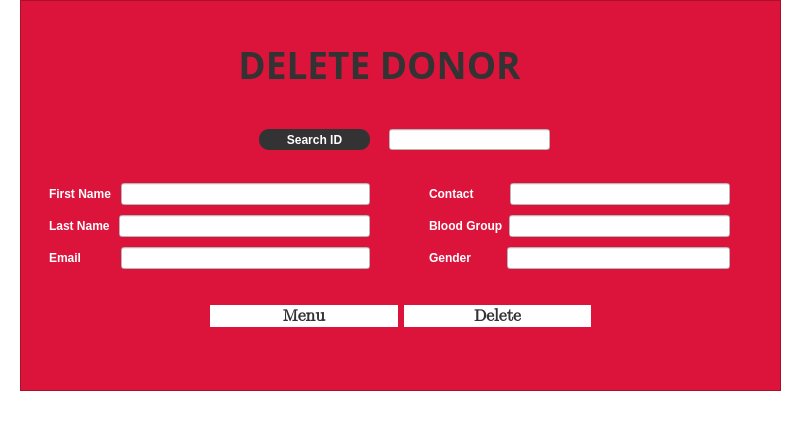
<?xml version="1.0" encoding="UTF-8"?>
<ui version="4.0">
 <class>DeleteDonor</class>
 <widget class="QMainWindow" name="DeleteDonor">
  <property name="geometry">
   <rect>
    <x>0</x>
    <y>0</y>
    <width>803</width>
    <height>442</height>
   </rect>
  </property>
  <property name="windowTitle">
   <string>MainWindow</string>
  </property>
  <property name="styleSheet">
   <string notr="true">*{
background:white;
}</string>
  </property>
  <widget class="QWidget" name="centralwidget">
   <widget class="QFrame" name="frame">
    <property name="geometry">
     <rect>
      <x>20</x>
      <y>0</y>
      <width>761</width>
      <height>391</height>
     </rect>
    </property>
    <property name="styleSheet">
     <string notr="true">*{
background:#dc143c;
}</string>
    </property>
    <property name="frameShape">
     <enum>QFrame::StyledPanel</enum>
    </property>
    <property name="frameShadow">
     <enum>QFrame::Raised</enum>
    </property>
    <widget class="QWidget" name="layoutWidget">
     <property name="geometry">
      <rect>
       <x>190</x>
       <y>300</y>
       <width>381</width>
       <height>32</height>
      </rect>
     </property>
     <layout class="QHBoxLayout" name="horizontalLayout_8">
      <item>
       <widget class="QPushButton" name="pushButton_back">
        <property name="font">
         <font>
          <family>Segoe UI Emoji</family>
          <pointsize>13</pointsize>
          <weight>75</weight>
          <bold>true</bold>
         </font>
        </property>
        <property name="styleSheet">
         <string notr="true">*{
color:#333;
background:white;
border-radius:15px
}</string>
        </property>
        <property name="text">
         <string>Menu</string>
        </property>
       </widget>
      </item>
      <item>
       <widget class="QPushButton" name="pushButton_delete">
        <property name="font">
         <font>
          <family>Segoe UI Emoji</family>
          <pointsize>13</pointsize>
          <weight>75</weight>
          <bold>true</bold>
         </font>
        </property>
        <property name="styleSheet">
         <string notr="true">*{
color:#333;
background:white;
border-radius:15px
}</string>
        </property>
        <property name="text">
         <string>Delete</string>
        </property>
       </widget>
      </item>
     </layout>
    </widget>
    <widget class="QWidget" name="layoutWidget">
     <property name="geometry">
      <rect>
       <x>409</x>
       <y>179</y>
       <width>301</width>
       <height>94</height>
      </rect>
     </property>
     <layout class="QVBoxLayout" name="verticalLayout_2">
      <item>
       <layout class="QHBoxLayout" name="horizontalLayout_7">
        <item>
         <widget class="QLabel" name="label_7">
          <property name="font">
           <font>
            <family>Segoe UI</family>
            <pointsize>9</pointsize>
            <weight>75</weight>
            <bold>true</bold>
           </font>
          </property>
          <property name="styleSheet">
           <string notr="true">*{
color:white;
}</string>
          </property>
          <property name="text">
           <string>Contact         </string>
          </property>
         </widget>
        </item>
        <item>
         <widget class="QLineEdit" name="lineEdit_contact">
          <property name="styleSheet">
           <string notr="true">*{
background:white;
color:#333;
}</string>
          </property>
          <property name="readOnly">
           <bool>true</bool>
          </property>
         </widget>
        </item>
       </layout>
      </item>
      <item>
       <layout class="QHBoxLayout" name="horizontalLayout_6">
        <item>
         <widget class="QLabel" name="label_6">
          <property name="font">
           <font>
            <family>Segoe UI</family>
            <pointsize>9</pointsize>
            <weight>75</weight>
            <bold>true</bold>
           </font>
          </property>
          <property name="styleSheet">
           <string notr="true">*{
color:white;
}</string>
          </property>
          <property name="text">
           <string>Blood Group</string>
          </property>
         </widget>
        </item>
        <item>
         <widget class="QLineEdit" name="lineEdit_bloodGroup">
          <property name="styleSheet">
           <string notr="true">*{
background:white;
color:#333;
}</string>
          </property>
          <property name="readOnly">
           <bool>true</bool>
          </property>
         </widget>
        </item>
       </layout>
      </item>
      <item>
       <layout class="QHBoxLayout" name="horizontalLayout_5">
        <item>
         <widget class="QLabel" name="label_5">
          <property name="font">
           <font>
            <family>Segoe UI</family>
            <pointsize>9</pointsize>
            <weight>75</weight>
            <bold>true</bold>
           </font>
          </property>
          <property name="styleSheet">
           <string notr="true">*{
color:white;
}</string>
          </property>
          <property name="text">
           <string>Gender         </string>
          </property>
         </widget>
        </item>
        <item>
         <widget class="QLineEdit" name="lineEdit_gender">
          <property name="styleSheet">
           <string notr="true">*{
background:white;
color:#333;
}</string>
          </property>
          <property name="readOnly">
           <bool>true</bool>
          </property>
         </widget>
        </item>
       </layout>
      </item>
     </layout>
    </widget>
    <widget class="QLineEdit" name="lineEdit_search">
     <property name="geometry">
      <rect>
       <x>369</x>
       <y>129</y>
       <width>161</width>
       <height>21</height>
      </rect>
     </property>
     <property name="styleSheet">
      <string notr="true">*{
background:white;
color:#333;
}</string>
     </property>
    </widget>
    <widget class="QPushButton" name="pushButton_searchId">
     <property name="geometry">
      <rect>
       <x>239</x>
       <y>129</y>
       <width>111</width>
       <height>21</height>
      </rect>
     </property>
     <property name="font">
      <font>
       <family>Segoe UI</family>
       <pointsize>9</pointsize>
       <weight>75</weight>
       <bold>true</bold>
      </font>
     </property>
     <property name="styleSheet">
      <string notr="true">*{
background:#333;
color:white;
border-radius:10px;
}</string>
     </property>
     <property name="text">
      <string>Search ID</string>
     </property>
    </widget>
    <widget class="QWidget" name="layoutWidget">
     <property name="geometry">
      <rect>
       <x>29</x>
       <y>179</y>
       <width>321</width>
       <height>94</height>
      </rect>
     </property>
     <layout class="QVBoxLayout" name="verticalLayout">
      <item>
       <layout class="QHBoxLayout" name="horizontalLayout_2">
        <item>
         <widget class="QLabel" name="label_2">
          <property name="font">
           <font>
            <family>Segoe UI</family>
            <pointsize>9</pointsize>
            <weight>75</weight>
            <bold>true</bold>
           </font>
          </property>
          <property name="styleSheet">
           <string notr="true">*{
color:white;
}</string>
          </property>
          <property name="text">
           <string>First Name </string>
          </property>
         </widget>
        </item>
        <item>
         <widget class="QLineEdit" name="lineEdit_firstName">
          <property name="enabled">
           <bool>true</bool>
          </property>
          <property name="styleSheet">
           <string notr="true">*{
background:white;
color:#333;
}</string>
          </property>
          <property name="readOnly">
           <bool>true</bool>
          </property>
         </widget>
        </item>
       </layout>
      </item>
      <item>
       <layout class="QHBoxLayout" name="horizontalLayout_4">
        <item>
         <widget class="QLabel" name="label_4">
          <property name="font">
           <font>
            <family>Segoe UI</family>
            <pointsize>9</pointsize>
            <weight>75</weight>
            <bold>true</bold>
           </font>
          </property>
          <property name="styleSheet">
           <string notr="true">*{
color:white;
}</string>
          </property>
          <property name="text">
           <string>Last Name </string>
          </property>
         </widget>
        </item>
        <item>
         <widget class="QLineEdit" name="lineEdit_lastName">
          <property name="styleSheet">
           <string notr="true">*{
background:white;
color:#333;
}</string>
          </property>
          <property name="readOnly">
           <bool>true</bool>
          </property>
         </widget>
        </item>
       </layout>
      </item>
      <item>
       <layout class="QHBoxLayout" name="horizontalLayout_3">
        <item>
         <widget class="QLabel" name="label_3">
          <property name="font">
           <font>
            <family>Segoe UI</family>
            <pointsize>9</pointsize>
            <weight>75</weight>
            <bold>true</bold>
           </font>
          </property>
          <property name="styleSheet">
           <string notr="true">*{
color:white;
}</string>
          </property>
          <property name="text">
           <string>Email          </string>
          </property>
         </widget>
        </item>
        <item>
         <widget class="QLineEdit" name="lineEdit_email">
          <property name="styleSheet">
           <string notr="true">*{
background:white;
color:#333;
}</string>
          </property>
          <property name="readOnly">
           <bool>true</bool>
          </property>
         </widget>
        </item>
       </layout>
      </item>
     </layout>
    </widget>
    <widget class="QLabel" name="label">
     <property name="geometry">
      <rect>
       <x>89</x>
       <y>19</y>
       <width>541</width>
       <height>91</height>
      </rect>
     </property>
     <property name="font">
      <font>
       <family>Segoe UI Semibold</family>
       <pointsize>28</pointsize>
       <weight>75</weight>
       <bold>true</bold>
      </font>
     </property>
     <property name="styleSheet">
      <string notr="true">*{
color:#333;
}</string>
     </property>
     <property name="text">
      <string>DELETE DONOR</string>
     </property>
     <property name="alignment">
      <set>Qt::AlignCenter</set>
     </property>
    </widget>
   </widget>
  </widget>
  <widget class="QMenuBar" name="menubar">
   <property name="geometry">
    <rect>
     <x>0</x>
     <y>0</y>
     <width>803</width>
     <height>25</height>
    </rect>
   </property>
  </widget>
  <widget class="QStatusBar" name="statusbar"/>
 </widget>
 <resources/>
 <connections/>
</ui>
